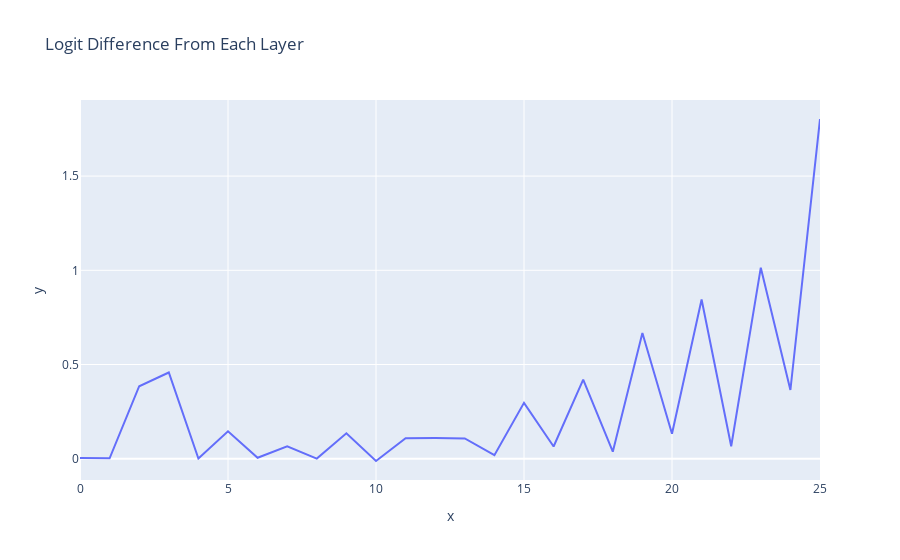

The notebook cell this image was saved under:
### Markdown cell above
### Layer Attribution

### Code cell
per_layer_residual, labels = cache.decompose_resid(
    layer=-1, pos_slice=-1, return_labels=True
)
per_layer_logit_diffs = residual_stack_to_logit_diff(per_layer_residual, cache)
line(per_layer_logit_diffs, hover_name=labels, title="Logit Difference From Each Layer")

### Figure 1 — Plotly figure (JSON) as saved in the notebook; plotly's stock layout.template omitted (floating-point values rounded to 4 significant figures)
{"data": [{"hovertemplate": "<b>%{hovertext}</b><br><br>x=%{x}<br>y=%{y}<extra></extra>", "hovertext": ["embed", "pos_embed", "0_attn_out", "0_mlp_out", "1_attn_out", "1_mlp_out", "2_attn_out", "2_mlp_out", "3_attn_out", "3_mlp_out", "4_attn_out", "4_mlp_out", "5_attn_out", "5_mlp_out", "6_attn_out", "6_mlp_out", "7_attn_out", "7_mlp_out", "8_attn_out", "8_mlp_out", "9_attn_out", "9_mlp_out", "10_attn_out", "10_mlp_out", "11_attn_out", "11_mlp_out"], "legendgroup": "", "line": {"color": "#636efa", "dash": "solid"}, "marker": {"symbol": "circle"}, "mode": "lines", "name": "", "orientation": "v", "showlegend": false, "type": "scatter", "x": [0, 1, 2, 3, 4, 5, 6, 7, 8, 9, 10, 11, 12, 13, 14, 15, 16, 17, 18, 19, 20, 21, 22, 23, 24, 25], "xaxis": "x", "y": [0.00406, 0.002237, 0.3847, 0.4576, 0.0009817, 0.1455, 0.004823, 0.06595, 0.0006588, 0.1352, -0.01216, 0.1091, 0.1099, 0.1076, 0.01898, 0.2964, 0.06488, 0.4197, 0.03714, 0.6675, 0.1324, 0.8447, 0.06606, 1.014, 0.3648, 1.803], "yaxis": "y"}], "layout": {"legend": {"tracegroupgap": 0}, "title": {"text": "Logit Difference From Each Layer"}, "xaxis": {"anchor": "y", "domain": [0, 1], "title": {"text": "x"}}, "yaxis": {"anchor": "x", "domain": [0, 1], "title": {"text": "y"}}}}
